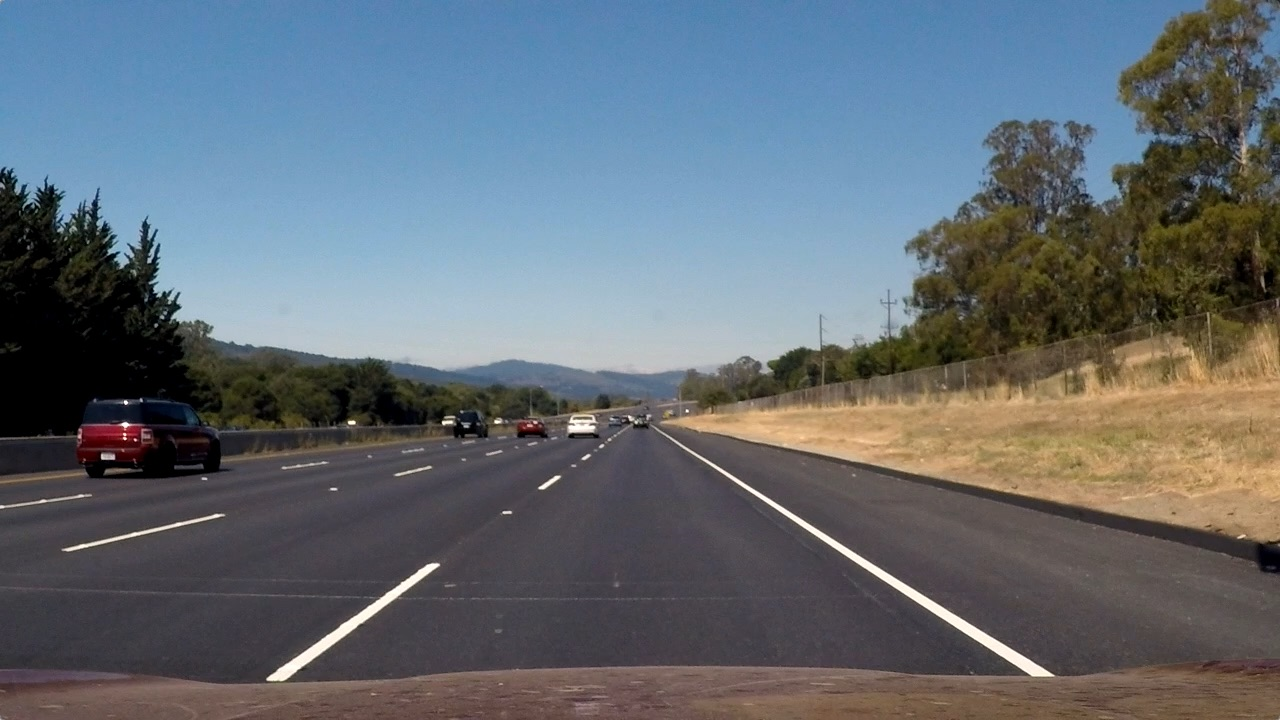
#> input picture straight_lines2.jpg, 1280 x 720 px; the run also reads 1 picture not shown here
$ jupyter execute --allow-errors LaneDetection_modules.ipynb
#> lines starting #> are read from the running program, lines starting #| are printed output that depends on the picture; after the words box and inside, x2 and y2 are one past the last pixel; in counts of white or black regions, pixels touching at a corner belong together; pictures that were not available may be replaced by others from this repository, and a replacement may not be noted
[cell 1]
import cv2
import numpy as np
import wget
import matplotlib.pyplot as plt

[cell 2]
#url ="https://raw.githubusercontent.com/misbah4064/lane_detection/master/test1.mp4"
#wget.download(url)

[cell 3]
def canny(img):
    grey = cv2.cvtColor(img,cv2.COLOR_BGR2GRAY)
    blur = cv2.GaussianBlur(grey,(5,5),0)
    canny = cv2.Canny(blur,50,150)
    return canny

[cell 4]
def region_of_interest(canny_img):
    height = canny_img.shape[0]
    width  = canny_img.shape[1]
    mask = np.zeros_like(canny_img)
    triangle = np.array([[(200,height),(800,350),(1100,height)]],np.int32)
    makes = cv2.fillPoly(mask,triangle,255)
    plt.imshow(makes)
    plt.show()
    masked_img = cv2.bitwise_and(canny_img,mask)
    return masked_img

[cell 5]
def houghLines(img):
    houghLine = cv2.HoughLinesP(img,2,np.pi/180,100,np.array([]),minLineLength=40,maxLineGap=5)
    return houghLine

[cell 6]
def displayLines(img,lines):
    line_img = np.zeros_like(img)
    if lines is not None:
        for line in lines:
            x1,y1,x2,y2 = line.reshape(4)
            cv2.line(img,(x1,y1),(x2,y2),(255,0,0),5)
    return img

[cell 7]
def display_lines_average(img,lines):
    line_img = np.zeros_like(img)
    if lines is not None:
        for line in lines:
            for x1,y1,x2,y2 in line:
                cv2.line(img,(x1,y1),(x2,y2),(0,0,255),5)
    return img

[cell 8]
def make_points(img,lineSI):
    slope,intercept = lineSI
    height = img.shape[0]
    y1 = int(height)
    y2 = int(y1*3.0/5)
    x1 = int((y1-intercept)/slope)
    x2 = int((y2-intercept)/slope)
    print(x1,y1,x2,y2)
    return [[x1,y1,x2,y2]]

[cell 9]
def avg_slope_int(img,lines):
    left_fit_line = []
    right_fit_line = []
    for line in lines:
        for x1, y1, x2, y2 in line:
            fit = np.polyfit((x1,x2),(y1,y2),1)
            slope = fit[0]
            intercept = fit[1]
            if slope < 0:
                left_fit_line.append((slope,intercept))
            else:
                right_fit_line.append((slope,intercept))
    left_fit_avg = np.average(left_fit_line,axis=0)
    right_fit_avg = np.average(right_fit_line,axis=0)
    left_line = make_points(img,left_fit_avg)
    right_line = make_points(img,right_fit_avg)
    average_lines = [left_line,right_line]
    return average_lines

[cell 10]
imgframe = cv2.imread("straight_lines2.jpg")
#> imgframe is the input picture: shape (720, 1280, 3); mean B, G, R 115.1, 107.7, 99.4
canny_op = canny(imgframe)
#> in canny, `canny = cv2.Canny(blur,50,150)`:
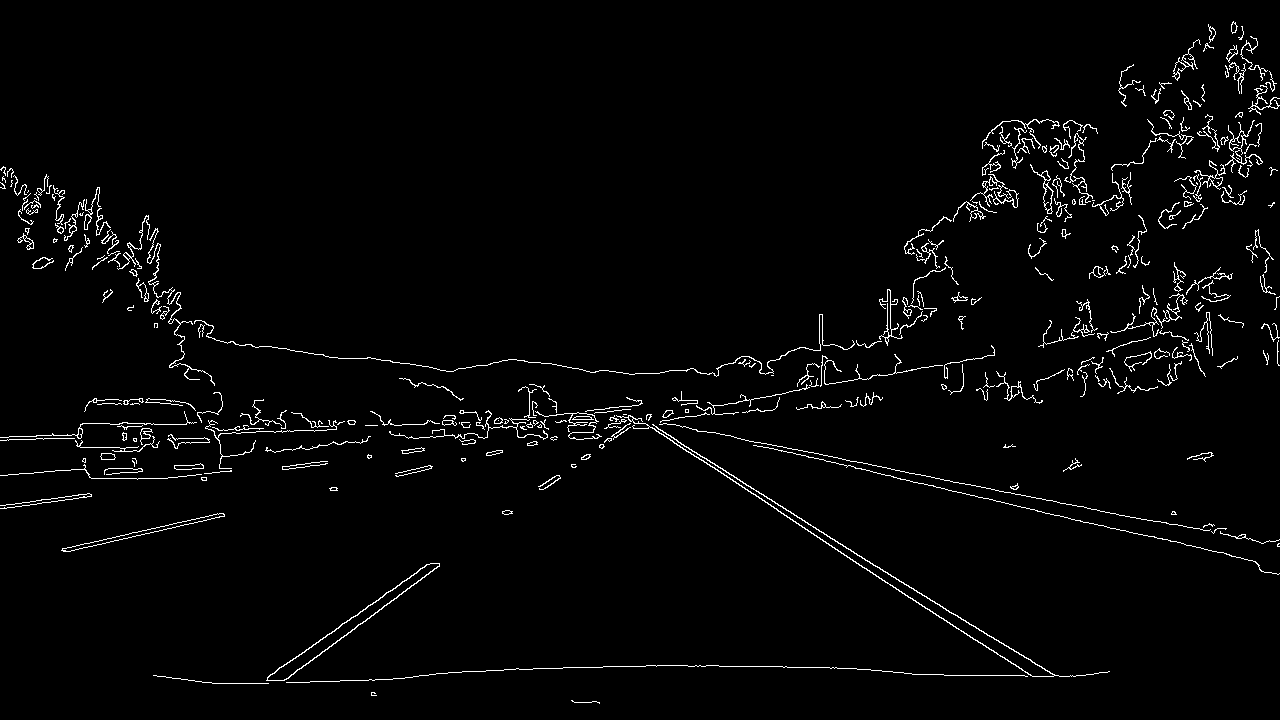
#> canny: shape (720, 1280); 2.4% white in thin lines or dots
masked_img = region_of_interest(canny_op)
#> in region_of_interest, `makes = cv2.fillPoly(mask,triangle,255)`: mask: shape (720, 1280); 18.1% white; 1 white region, box (x1, y1, x2, y2) and area: (201, 350, 1101, 720) 166800
#> in region_of_interest, `masked_img = cv2.bitwise_and(canny_img,mask)`: masked_img: shape (720, 1280); 0.34% white in thin lines or dots, all inside (x1, y1, x2, y2) = (259, 364, 1066, 704)
hough_L = houghLines(masked_img)
#> in houghLines, `houghLine = cv2.HoughLinesP(img,2,np.pi/180,100,np.array([]),minLineLe..`: houghLine = [[794, 515, 935, 603], [778, 511, 1032, 676], [955, 614, 1054, 675], [920, 674, 976, 675], [665, 433, 1014, 651], [783, 667, 836, 667], [286, 682, 368, 680], [755, 494, 834, 547], [781, 446, 898, 470], [283, 680, 389, 603], [813, 457, 905, 479], [673, 442, 747, 489]]
#> hough_L has the same summary as houghLine in houghLines
avg_Lines = avg_slope_int(imgframe,hough_L)
#> the loop in avg_slope_int, `for line in lines:` made 12 passes
#> after the loop in avg_slope_int, `for line in lines:`: left_fit_line = [(-5.47e-16, 667), (-0.0244, 689), (-0.726, 885.6)]; right_fit_line = [(0.624, 19.45), (0.65, 5.61), (0.616, 25.57), (0.0179, 657.6), (0.625, 17.61), (0.671, -12.52), (0.205, 285.8), (0.239, 262.6), (0.635, 14.55)]
#> in avg_slope_int, `left_fit_avg = np.average(left_fit_line,axis=0)`: left_fit_avg = [-0.25, 747.2]
#> in avg_slope_int, `right_fit_avg = np.average(right_fit_line,axis=0)`: right_fit_avg = [0.476, 141.8]
#> in make_points, `slope,intercept = lineSI`: slope = -0.25; intercept = 747.2
#> in make_points, `x1 = int((y1-intercept)/slope)`: x1 = 108
#> in make_points, `x2 = int((y2-intercept)/slope)`: x2 = 1259
#| 108 720 1259 432
#> in avg_slope_int, `left_line = make_points(img,left_fit_avg)`: left_line = [[108, 720, 1259, 432]]
#| 1215 720 609 432
#> in avg_slope_int, `right_line = make_points(img,right_fit_avg)`: right_line = [[1215, 720, 609, 432]]
#> in avg_slope_int, `average_lines = [left_line,right_line]`: average_lines = [[[108, 720, 1259, 432]], [[1215, 720, 609, 432]]]
#> avg_Lines = [[[108, 720, 1259, 432]], [[1215, 720, 609, 432]]]
line_img =display_lines_average(imgframe,avg_Lines)
#> the loop in display_lines_average, `for line in lines:` made 2 passes
#> after the loop in display_lines_average, `for line in lines:`:
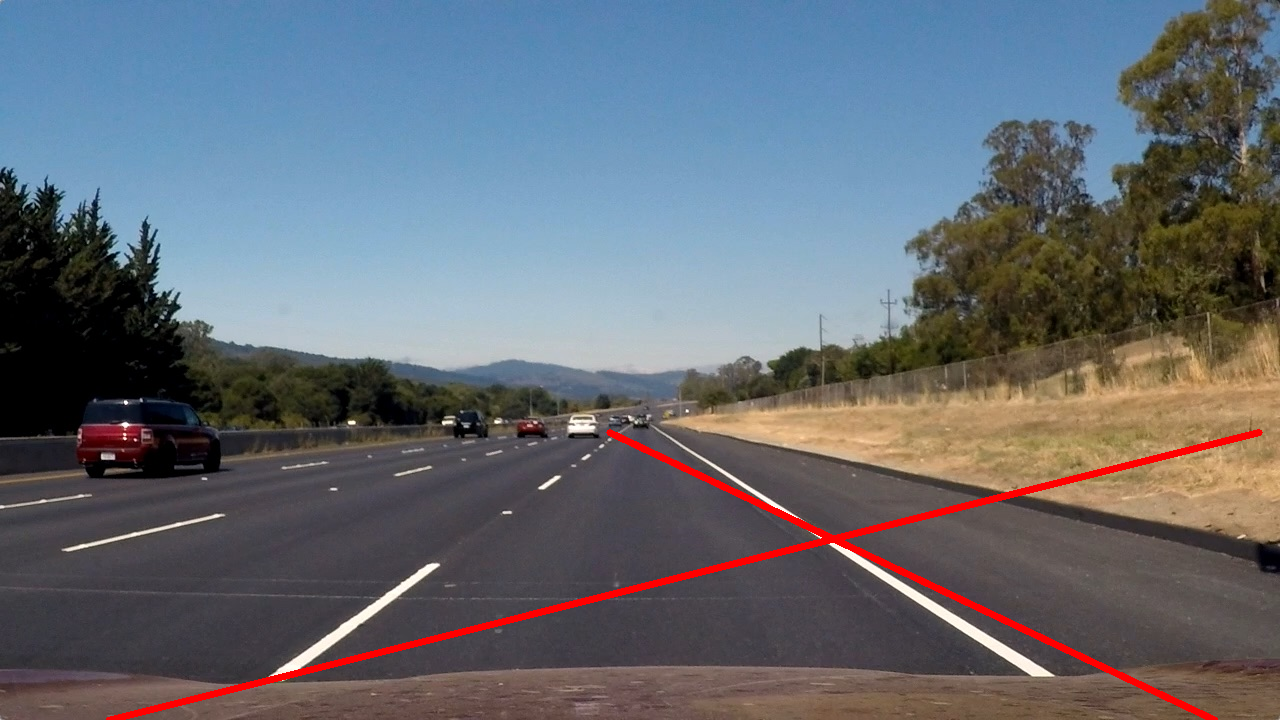
#> img: shape (720, 1280, 3); 1.39% of pixels changed, all inside (x1, y1, x2, y2) = (106, 429, 1263, 720)
plt.imshow(line_img)
plt.show()
cv2.imshow("result",line_img)
cv2.waitKey(0)
#> Out = 113

# Video test for LaneDetection

[cell 11]
capture = cv2.VideoCapture("test1.mp4")
while True:
    success,imgframe=capture.read()
    canny_op = canny(imgframe)
#> in canny (call 2), `canny = cv2.Canny(blur,50,150)`: canny: shape (720, 1280); 1.8% white in thin lines or dots, all inside (x1, y1, x2, y2) = (0, 132, 1280, 720)
    masked_img = region_of_interest(canny_op)
#> in region_of_interest (call 2), `masked_img = cv2.bitwise_and(canny_img,mask)`: masked_img: shape (720, 1280); 0.47% white in thin lines or dots, all inside (x1, y1, x2, y2) = (228, 362, 1081, 720)
    hough_L = houghLines(masked_img)
#> hough_L = [[424, 631, 608, 497], [863, 557, 914, 588], [975, 632, 1020, 660], [327, 692, 446, 606], [900, 579, 948, 609], [414, 705, 474, 706], [502, 706, 545, 708], [728, 448, 842, 451], [588, 512, 637, 479], [614, 466, 717, 448], [375, 667, 431, 627], [783, 401, 835, 399]]
    avg_Lines = avg_slope_int(imgframe,hough_L)
#> the loop in avg_slope_int (call 2), `for line in lines:` made 12 passes
#| 129 720 695 432
#| 1252 720 364 432
#> avg_Lines = [[[129, 720, 695, 432]], [[1252, 720, 364, 432]]]
    line_img =display_lines_average(imgframe,avg_Lines)#success variable is bool to tell true or false for read
#> the loop in display_lines_average (call 2), `for line in lines:` made 2 passes
#> after the loop in display_lines_average (call 2), `for line in lines:`:
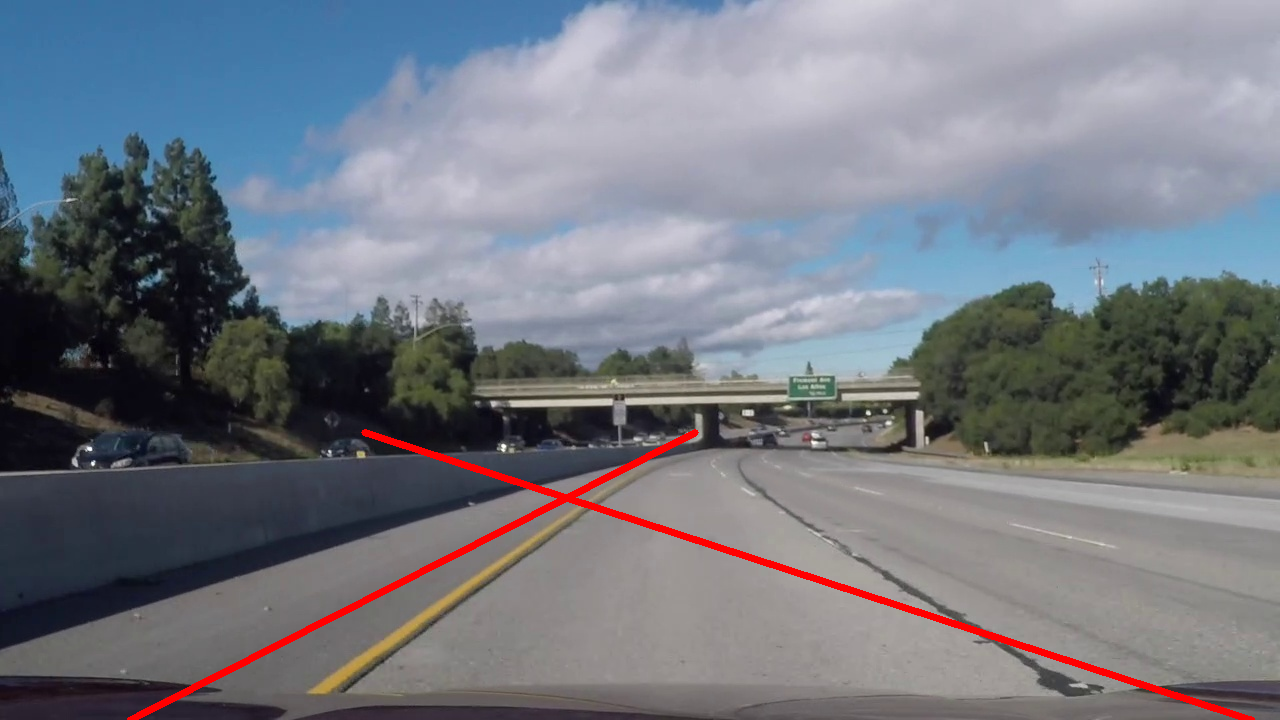
#> img: shape (720, 1280, 3); mean B, G, R 129.5, 120.7, 116.7
    cv2.imshow("result",line_img)
    if cv2.waitKey(1)& 0xFF ==ord('q'): #for terminating from video bu using 'q' key
#> (key q is pressed here)
        break

# Basic Camera Calibration

[cell 12]
url ="https://github.com/misbah4064/lane_detection/raw/master/chess.png"
wget.download(url)
#> (this line was passed over: the network is not available in this run)

[cell 13]
nx = 7
ny = 7
chimg = cv2.imread("chess.png")
#> (the rest of this cell did not finish here and is left out)

# Main Camera Calibration

[cell 14]
import glob

[cell 15]
objpoints = []
imgpoints = []

images = glob.glob("{}/*".format("camera_cal"))

objp = np.zeros((9*6,3),np.float32)
objp[:,:2] = np.mgrid[0:9,0:6].T.reshape(-1,2)

for image in images:
    img = cv2.imread(image)
    grey = cv2.cvtColor(img,cv2.COLOR_BGR2GRAY)

    ret, crns = cv2.findChessboardCorners(grey,(9,6),None)
    if ret == True:
        imgpoints.append(crns)
        objpoints.append(objp)
    shape = (img.shape[1],img.shape[0])
    ret,mtx,dist, _,_ = cv2.calibrateCamera(objpoints,imgpoints,shape,None,None)

#> (the rest of this cell did not finish here and is left out)

[cell 16]
imga = cv2.imread("camera_cal/calibration11.jpg")
#> (the rest of this cell did not finish here and is left out)

# Perspective Transform

[cell 17]
url = "https://raw.githubusercontent.com/Dt-Pham/Advanced-Lane-Lines/master/test_images/straight_lines2.jpg"
wget.download(url)

[cell 18]
src = np.float32([(550, 460),
                (150, 720),
                (1200, 720),
                (770, 460)])
dst = np.float32([(100, 0),
                (100, 720),
                (1100, 720),
                (1100, 0)])
M = cv2.getPerspectiveTransform(src,dst)
#> M = [[-0.801, -1.49, 1107.4], [-1.71e-15, -2.33, 1071.3], [-1.75e-18, -0.00256, 1]]
M_inv = cv2.getPerspectiveTransform(dst,src)
#> M_inv = [[0.22, -0.72, 528], [-3.1e-16, -0.429, 460], [-6.65e-19, -0.0011, 1]]

def front_to_top(img):
    size = (1280,720)
    return cv2.warpPerspective(img,M,size,flags = cv2.INTER_LINEAR)

image = cv2.imread("straight_lines2.jpg")
output = front_to_top(image)
#> in front_to_top, `return cv2.warpPerspective(img,M,size,flags = cv2.INTER_LINEAR)`:
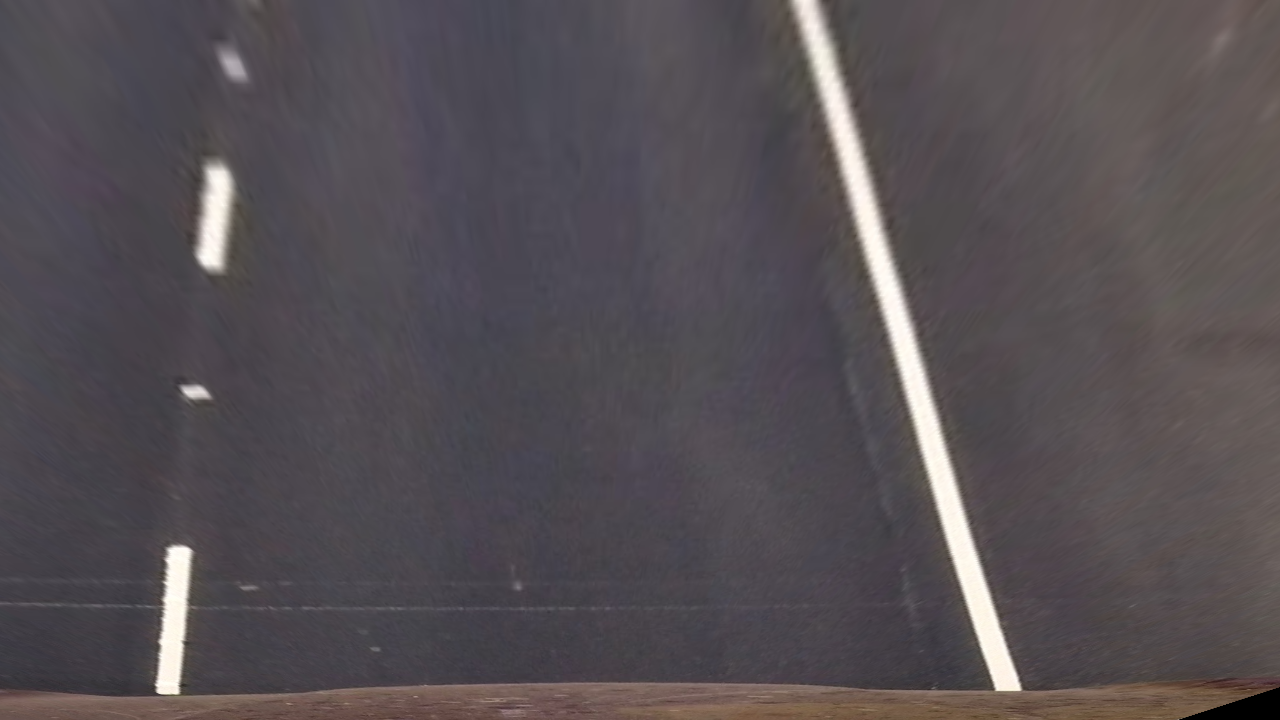
#> returned value: shape (720, 1280, 3); mean of channels 0, 1, 2 83.8, 79.5, 85.5; drawn as B, G, R

cv2.imshow("result",output)
cv2.waitKey(0)
#> Out = 113
